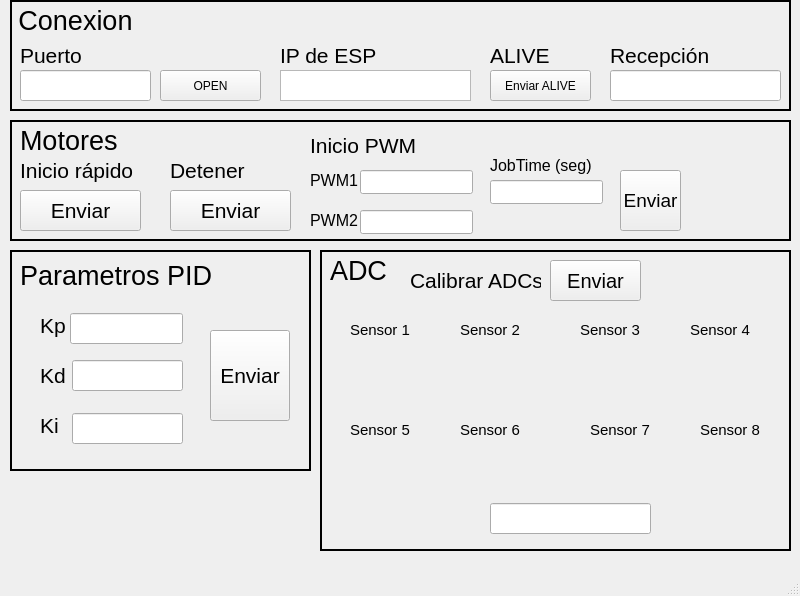
<?xml version="1.0" encoding="UTF-8"?>
<ui version="4.0">
 <class>MainWindow</class>
 <widget class="QMainWindow" name="MainWindow">
  <property name="geometry">
   <rect>
    <x>0</x>
    <y>0</y>
    <width>800</width>
    <height>596</height>
   </rect>
  </property>
  <property name="windowTitle">
   <string>MainWindow</string>
  </property>
  <widget class="QWidget" name="centralwidget">
   <widget class="QLabel" name="label_2">
    <property name="geometry">
     <rect>
      <x>20</x>
      <y>155</y>
      <width>121</width>
      <height>31</height>
     </rect>
    </property>
    <property name="text">
     <string>&lt;html&gt;&lt;head/&gt;&lt;body&gt;&lt;p&gt;&lt;span style=&quot; font-size:16pt;&quot;&gt;Inicio rápido&lt;/span&gt;&lt;/p&gt;&lt;/body&gt;&lt;/html&gt;</string>
    </property>
   </widget>
   <widget class="QFrame" name="frame_2">
    <property name="geometry">
     <rect>
      <x>10</x>
      <y>0</y>
      <width>781</width>
      <height>111</height>
     </rect>
    </property>
    <property name="frameShape">
     <enum>QFrame::Box</enum>
    </property>
    <property name="frameShadow">
     <enum>QFrame::Plain</enum>
    </property>
    <property name="lineWidth">
     <number>2</number>
    </property>
    <widget class="QLabel" name="label_5">
     <property name="geometry">
      <rect>
       <x>0</x>
       <y>0</y>
       <width>131</width>
       <height>41</height>
      </rect>
     </property>
     <property name="text">
      <string>&lt;html&gt;&lt;head/&gt;&lt;body&gt;&lt;p align=&quot;center&quot;&gt;&lt;span style=&quot; font-size:20pt;&quot;&gt;Conexion&lt;/span&gt;&lt;/p&gt;&lt;/body&gt;&lt;/html&gt;</string>
     </property>
    </widget>
    <widget class="QLineEdit" name="linea_port">
     <property name="geometry">
      <rect>
       <x>10</x>
       <y>70</y>
       <width>131</width>
       <height>31</height>
      </rect>
     </property>
    </widget>
    <widget class="QLabel" name="label">
     <property name="geometry">
      <rect>
       <x>10</x>
       <y>40</y>
       <width>61</width>
       <height>31</height>
      </rect>
     </property>
     <property name="text">
      <string>&lt;html&gt;&lt;head/&gt;&lt;body&gt;&lt;p&gt;&lt;span style=&quot; font-size:16pt;&quot;&gt;Puerto&lt;/span&gt;&lt;/p&gt;&lt;/body&gt;&lt;/html&gt;</string>
     </property>
    </widget>
    <widget class="QPushButton" name="boton_port">
     <property name="geometry">
      <rect>
       <x>150</x>
       <y>70</y>
       <width>101</width>
       <height>31</height>
      </rect>
     </property>
     <property name="text">
      <string>OPEN</string>
     </property>
    </widget>
    <widget class="QTextEdit" name="textEdit">
     <property name="geometry">
      <rect>
       <x>270</x>
       <y>70</y>
       <width>191</width>
       <height>31</height>
      </rect>
     </property>
    </widget>
    <widget class="QLabel" name="label_4">
     <property name="geometry">
      <rect>
       <x>270</x>
       <y>40</y>
       <width>101</width>
       <height>31</height>
      </rect>
     </property>
     <property name="text">
      <string>&lt;html&gt;&lt;head/&gt;&lt;body&gt;&lt;p&gt;&lt;span style=&quot; font-size:16pt;&quot;&gt;IP de ESP&lt;/span&gt;&lt;/p&gt;&lt;/body&gt;&lt;/html&gt;</string>
     </property>
    </widget>
    <widget class="QLabel" name="label_6">
     <property name="geometry">
      <rect>
       <x>480</x>
       <y>40</y>
       <width>71</width>
       <height>31</height>
      </rect>
     </property>
     <property name="text">
      <string>&lt;html&gt;&lt;head/&gt;&lt;body&gt;&lt;p&gt;&lt;span style=&quot; font-size:16pt;&quot;&gt;ALIVE&lt;/span&gt;&lt;/p&gt;&lt;/body&gt;&lt;/html&gt;</string>
     </property>
    </widget>
    <widget class="QLineEdit" name="linea_rec">
     <property name="geometry">
      <rect>
       <x>600</x>
       <y>70</y>
       <width>171</width>
       <height>31</height>
      </rect>
     </property>
    </widget>
    <widget class="QLabel" name="label_3">
     <property name="geometry">
      <rect>
       <x>600</x>
       <y>40</y>
       <width>111</width>
       <height>31</height>
      </rect>
     </property>
     <property name="text">
      <string>&lt;html&gt;&lt;head/&gt;&lt;body&gt;&lt;p&gt;&lt;span style=&quot; font-size:16pt;&quot;&gt;Recepción&lt;/span&gt;&lt;/p&gt;&lt;/body&gt;&lt;/html&gt;</string>
     </property>
    </widget>
    <widget class="QPushButton" name="boton_env">
     <property name="geometry">
      <rect>
       <x>480</x>
       <y>70</y>
       <width>101</width>
       <height>31</height>
      </rect>
     </property>
     <property name="text">
      <string>Enviar ALIVE</string>
     </property>
    </widget>
    <widget class="QLabel" name="label_vivo">
     <property name="geometry">
      <rect>
       <x>480</x>
       <y>16</y>
       <width>91</width>
       <height>20</height>
      </rect>
     </property>
     <property name="text">
      <string/>
     </property>
    </widget>
   </widget>
   <widget class="QLabel" name="label_7">
    <property name="geometry">
     <rect>
      <x>20</x>
      <y>120</y>
      <width>101</width>
      <height>41</height>
     </rect>
    </property>
    <property name="text">
     <string>&lt;html&gt;&lt;head/&gt;&lt;body&gt;&lt;p&gt;&lt;span style=&quot; font-size:20pt;&quot;&gt;Motores&lt;/span&gt;&lt;/p&gt;&lt;/body&gt;&lt;/html&gt;</string>
    </property>
   </widget>
   <widget class="QPushButton" name="boton_mot_start">
    <property name="geometry">
     <rect>
      <x>20</x>
      <y>190</y>
      <width>121</width>
      <height>41</height>
     </rect>
    </property>
    <property name="font">
     <font>
      <pointsize>16</pointsize>
     </font>
    </property>
    <property name="text">
     <string>Enviar</string>
    </property>
   </widget>
   <widget class="QLabel" name="label_8">
    <property name="geometry">
     <rect>
      <x>170</x>
      <y>155</y>
      <width>91</width>
      <height>31</height>
     </rect>
    </property>
    <property name="text">
     <string>&lt;html&gt;&lt;head/&gt;&lt;body&gt;&lt;p&gt;&lt;span style=&quot; font-size:16pt;&quot;&gt;Detener&lt;/span&gt;&lt;/p&gt;&lt;/body&gt;&lt;/html&gt;</string>
    </property>
   </widget>
   <widget class="QLabel" name="label_10">
    <property name="geometry">
     <rect>
      <x>20</x>
      <y>250</y>
      <width>191</width>
      <height>51</height>
     </rect>
    </property>
    <property name="text">
     <string>&lt;html&gt;&lt;head/&gt;&lt;body&gt;&lt;p&gt;&lt;span style=&quot; font-size:20pt;&quot;&gt;Parametros PID&lt;/span&gt;&lt;/p&gt;&lt;/body&gt;&lt;/html&gt;</string>
    </property>
   </widget>
   <widget class="QFrame" name="frame_3">
    <property name="geometry">
     <rect>
      <x>10</x>
      <y>120</y>
      <width>781</width>
      <height>121</height>
     </rect>
    </property>
    <property name="frameShape">
     <enum>QFrame::Box</enum>
    </property>
    <property name="frameShadow">
     <enum>QFrame::Plain</enum>
    </property>
    <property name="lineWidth">
     <number>2</number>
    </property>
    <widget class="QPushButton" name="boton_stop_mot">
     <property name="geometry">
      <rect>
       <x>160</x>
       <y>70</y>
       <width>121</width>
       <height>41</height>
      </rect>
     </property>
     <property name="font">
      <font>
       <pointsize>16</pointsize>
      </font>
     </property>
     <property name="text">
      <string>Enviar</string>
     </property>
    </widget>
    <widget class="QLabel" name="label_9">
     <property name="geometry">
      <rect>
       <x>300</x>
       <y>0</y>
       <width>111</width>
       <height>51</height>
      </rect>
     </property>
     <property name="text">
      <string>&lt;html&gt;&lt;head/&gt;&lt;body&gt;&lt;p&gt;&lt;span style=&quot; font-size:16pt;&quot;&gt;Inicio PWM&lt;/span&gt;&lt;/p&gt;&lt;/body&gt;&lt;/html&gt;</string>
     </property>
    </widget>
    <widget class="QLineEdit" name="lineaPWM1">
     <property name="geometry">
      <rect>
       <x>350</x>
       <y>50</y>
       <width>113</width>
       <height>24</height>
      </rect>
     </property>
    </widget>
    <widget class="QLineEdit" name="lineaPWM2">
     <property name="geometry">
      <rect>
       <x>350</x>
       <y>90</y>
       <width>113</width>
       <height>24</height>
      </rect>
     </property>
    </widget>
    <widget class="QPushButton" name="bot_jobtime">
     <property name="geometry">
      <rect>
       <x>610</x>
       <y>50</y>
       <width>61</width>
       <height>61</height>
      </rect>
     </property>
     <property name="font">
      <font>
       <pointsize>14</pointsize>
      </font>
     </property>
     <property name="text">
      <string>Enviar</string>
     </property>
    </widget>
    <widget class="QLabel" name="label_14">
     <property name="geometry">
      <rect>
       <x>300</x>
       <y>40</y>
       <width>51</width>
       <height>41</height>
      </rect>
     </property>
     <property name="text">
      <string>&lt;html&gt;&lt;head/&gt;&lt;body&gt;&lt;p&gt;&lt;span style=&quot; font-size:12pt;&quot;&gt;PWM1&lt;/span&gt;&lt;/p&gt;&lt;/body&gt;&lt;/html&gt;</string>
     </property>
    </widget>
    <widget class="QLabel" name="label_15">
     <property name="geometry">
      <rect>
       <x>300</x>
       <y>80</y>
       <width>49</width>
       <height>41</height>
      </rect>
     </property>
     <property name="text">
      <string>&lt;html&gt;&lt;head/&gt;&lt;body&gt;&lt;p&gt;&lt;span style=&quot; font-size:12pt;&quot;&gt;PWM2&lt;/span&gt;&lt;/p&gt;&lt;/body&gt;&lt;/html&gt;</string>
     </property>
    </widget>
    <widget class="QLineEdit" name="lineaJobtime">
     <property name="geometry">
      <rect>
       <x>480</x>
       <y>60</y>
       <width>113</width>
       <height>24</height>
      </rect>
     </property>
    </widget>
    <widget class="QLabel" name="label_18">
     <property name="geometry">
      <rect>
       <x>480</x>
       <y>30</y>
       <width>101</width>
       <height>31</height>
      </rect>
     </property>
     <property name="text">
      <string>&lt;html&gt;&lt;head/&gt;&lt;body&gt;&lt;p&gt;&lt;span style=&quot; font-size:12pt;&quot;&gt;JobTime (seg)&lt;/span&gt;&lt;/p&gt;&lt;/body&gt;&lt;/html&gt;</string>
     </property>
    </widget>
    <widget class="QLabel" name="mot_ok">
     <property name="geometry">
      <rect>
       <x>480</x>
       <y>90</y>
       <width>111</width>
       <height>21</height>
      </rect>
     </property>
     <property name="text">
      <string/>
     </property>
    </widget>
   </widget>
   <widget class="QFrame" name="frame_4">
    <property name="geometry">
     <rect>
      <x>10</x>
      <y>250</y>
      <width>301</width>
      <height>221</height>
     </rect>
    </property>
    <property name="frameShape">
     <enum>QFrame::Box</enum>
    </property>
    <property name="frameShadow">
     <enum>QFrame::Plain</enum>
    </property>
    <property name="lineWidth">
     <number>2</number>
    </property>
    <widget class="QLabel" name="label_11">
     <property name="geometry">
      <rect>
       <x>30</x>
       <y>60</y>
       <width>49</width>
       <height>31</height>
      </rect>
     </property>
     <property name="text">
      <string>&lt;html&gt;&lt;head/&gt;&lt;body&gt;&lt;p&gt;&lt;span style=&quot; font-size:16pt;&quot;&gt;Kp&lt;/span&gt;&lt;/p&gt;&lt;/body&gt;&lt;/html&gt;</string>
     </property>
    </widget>
    <widget class="QLabel" name="label_12">
     <property name="geometry">
      <rect>
       <x>30</x>
       <y>110</y>
       <width>49</width>
       <height>31</height>
      </rect>
     </property>
     <property name="text">
      <string>&lt;html&gt;&lt;head/&gt;&lt;body&gt;&lt;p&gt;&lt;span style=&quot; font-size:16pt;&quot;&gt;Kd&lt;/span&gt;&lt;/p&gt;&lt;/body&gt;&lt;/html&gt;</string>
     </property>
    </widget>
    <widget class="QLabel" name="label_13">
     <property name="geometry">
      <rect>
       <x>30</x>
       <y>160</y>
       <width>49</width>
       <height>31</height>
      </rect>
     </property>
     <property name="text">
      <string>&lt;html&gt;&lt;head/&gt;&lt;body&gt;&lt;p&gt;&lt;span style=&quot; font-size:16pt;&quot;&gt;Ki&lt;/span&gt;&lt;/p&gt;&lt;/body&gt;&lt;/html&gt;</string>
     </property>
    </widget>
    <widget class="QLineEdit" name="lineaKp">
     <property name="geometry">
      <rect>
       <x>60</x>
       <y>63</y>
       <width>113</width>
       <height>31</height>
      </rect>
     </property>
    </widget>
    <widget class="QLineEdit" name="lineaKd">
     <property name="geometry">
      <rect>
       <x>62</x>
       <y>110</y>
       <width>111</width>
       <height>31</height>
      </rect>
     </property>
    </widget>
    <widget class="QLineEdit" name="lineaKi">
     <property name="geometry">
      <rect>
       <x>62</x>
       <y>163</y>
       <width>111</width>
       <height>31</height>
      </rect>
     </property>
    </widget>
    <widget class="QPushButton" name="bot_PID">
     <property name="geometry">
      <rect>
       <x>200</x>
       <y>80</y>
       <width>80</width>
       <height>91</height>
      </rect>
     </property>
     <property name="font">
      <font>
       <pointsize>16</pointsize>
      </font>
     </property>
     <property name="text">
      <string>Enviar</string>
     </property>
    </widget>
   </widget>
   <widget class="QFrame" name="frame_5">
    <property name="geometry">
     <rect>
      <x>320</x>
      <y>250</y>
      <width>471</width>
      <height>301</height>
     </rect>
    </property>
    <property name="frameShape">
     <enum>QFrame::Box</enum>
    </property>
    <property name="frameShadow">
     <enum>QFrame::Plain</enum>
    </property>
    <property name="lineWidth">
     <number>2</number>
    </property>
    <widget class="QLabel" name="label_16">
     <property name="geometry">
      <rect>
       <x>10</x>
       <y>0</y>
       <width>71</width>
       <height>41</height>
      </rect>
     </property>
     <property name="text">
      <string>&lt;html&gt;&lt;head/&gt;&lt;body&gt;&lt;p&gt;&lt;span style=&quot; font-size:20pt;&quot;&gt;ADC&lt;/span&gt;&lt;/p&gt;&lt;/body&gt;&lt;/html&gt;</string>
     </property>
    </widget>
    <widget class="QLabel" name="label_17">
     <property name="geometry">
      <rect>
       <x>90</x>
       <y>10</y>
       <width>131</width>
       <height>41</height>
      </rect>
     </property>
     <property name="text">
      <string>&lt;html&gt;&lt;head/&gt;&lt;body&gt;&lt;p&gt;&lt;span style=&quot; font-size:16pt;&quot;&gt;Calibrar ADCs&lt;/span&gt;&lt;/p&gt;&lt;/body&gt;&lt;/html&gt;</string>
     </property>
    </widget>
    <widget class="QPushButton" name="bot_calib">
     <property name="geometry">
      <rect>
       <x>230</x>
       <y>10</y>
       <width>91</width>
       <height>41</height>
      </rect>
     </property>
     <property name="font">
      <font>
       <pointsize>15</pointsize>
      </font>
     </property>
     <property name="text">
      <string>Enviar</string>
     </property>
    </widget>
    <widget class="QLabel" name="label_19">
     <property name="geometry">
      <rect>
       <x>30</x>
       <y>70</y>
       <width>61</width>
       <height>21</height>
      </rect>
     </property>
     <property name="text">
      <string>&lt;html&gt;&lt;head/&gt;&lt;body&gt;&lt;p&gt;&lt;span style=&quot; font-size:11pt;&quot;&gt;Sensor 1&lt;/span&gt;&lt;/p&gt;&lt;/body&gt;&lt;/html&gt;</string>
     </property>
    </widget>
    <widget class="QLabel" name="sens1">
     <property name="geometry">
      <rect>
       <x>30</x>
       <y>100</y>
       <width>61</width>
       <height>31</height>
      </rect>
     </property>
     <property name="text">
      <string/>
     </property>
    </widget>
    <widget class="QLabel" name="sens2">
     <property name="geometry">
      <rect>
       <x>140</x>
       <y>100</y>
       <width>61</width>
       <height>31</height>
      </rect>
     </property>
     <property name="text">
      <string/>
     </property>
    </widget>
    <widget class="QLabel" name="label_22">
     <property name="geometry">
      <rect>
       <x>140</x>
       <y>70</y>
       <width>61</width>
       <height>21</height>
      </rect>
     </property>
     <property name="text">
      <string>&lt;html&gt;&lt;head/&gt;&lt;body&gt;&lt;p&gt;&lt;span style=&quot; font-size:11pt;&quot;&gt;Sensor 2&lt;/span&gt;&lt;/p&gt;&lt;/body&gt;&lt;/html&gt;</string>
     </property>
    </widget>
    <widget class="QLabel" name="label_23">
     <property name="geometry">
      <rect>
       <x>370</x>
       <y>70</y>
       <width>61</width>
       <height>21</height>
      </rect>
     </property>
     <property name="text">
      <string>&lt;html&gt;&lt;head/&gt;&lt;body&gt;&lt;p&gt;&lt;span style=&quot; font-size:11pt;&quot;&gt;Sensor 4&lt;/span&gt;&lt;/p&gt;&lt;/body&gt;&lt;/html&gt;</string>
     </property>
    </widget>
    <widget class="QLabel" name="label_24">
     <property name="geometry">
      <rect>
       <x>260</x>
       <y>70</y>
       <width>61</width>
       <height>21</height>
      </rect>
     </property>
     <property name="text">
      <string>&lt;html&gt;&lt;head/&gt;&lt;body&gt;&lt;p&gt;&lt;span style=&quot; font-size:11pt;&quot;&gt;Sensor 3&lt;/span&gt;&lt;/p&gt;&lt;/body&gt;&lt;/html&gt;</string>
     </property>
    </widget>
    <widget class="QLabel" name="label_25">
     <property name="geometry">
      <rect>
       <x>30</x>
       <y>170</y>
       <width>61</width>
       <height>21</height>
      </rect>
     </property>
     <property name="text">
      <string>&lt;html&gt;&lt;head/&gt;&lt;body&gt;&lt;p&gt;&lt;span style=&quot; font-size:11pt;&quot;&gt;Sensor 5&lt;/span&gt;&lt;/p&gt;&lt;/body&gt;&lt;/html&gt;</string>
     </property>
    </widget>
    <widget class="QLabel" name="label_26">
     <property name="geometry">
      <rect>
       <x>140</x>
       <y>170</y>
       <width>61</width>
       <height>21</height>
      </rect>
     </property>
     <property name="text">
      <string>&lt;html&gt;&lt;head/&gt;&lt;body&gt;&lt;p&gt;&lt;span style=&quot; font-size:11pt;&quot;&gt;Sensor 6&lt;/span&gt;&lt;/p&gt;&lt;/body&gt;&lt;/html&gt;</string>
     </property>
    </widget>
    <widget class="QLabel" name="label_27">
     <property name="geometry">
      <rect>
       <x>270</x>
       <y>170</y>
       <width>61</width>
       <height>21</height>
      </rect>
     </property>
     <property name="text">
      <string>&lt;html&gt;&lt;head/&gt;&lt;body&gt;&lt;p&gt;&lt;span style=&quot; font-size:11pt;&quot;&gt;Sensor 7&lt;/span&gt;&lt;/p&gt;&lt;/body&gt;&lt;/html&gt;</string>
     </property>
    </widget>
    <widget class="QLabel" name="label_28">
     <property name="geometry">
      <rect>
       <x>380</x>
       <y>170</y>
       <width>61</width>
       <height>21</height>
      </rect>
     </property>
     <property name="text">
      <string>&lt;html&gt;&lt;head/&gt;&lt;body&gt;&lt;p&gt;&lt;span style=&quot; font-size:11pt;&quot;&gt;Sensor 8&lt;/span&gt;&lt;/p&gt;&lt;/body&gt;&lt;/html&gt;</string>
     </property>
    </widget>
    <widget class="QLabel" name="sens3">
     <property name="geometry">
      <rect>
       <x>260</x>
       <y>100</y>
       <width>61</width>
       <height>31</height>
      </rect>
     </property>
     <property name="text">
      <string/>
     </property>
    </widget>
    <widget class="QLabel" name="sens4">
     <property name="geometry">
      <rect>
       <x>370</x>
       <y>100</y>
       <width>61</width>
       <height>31</height>
      </rect>
     </property>
     <property name="text">
      <string/>
     </property>
    </widget>
    <widget class="QLabel" name="sens5">
     <property name="geometry">
      <rect>
       <x>30</x>
       <y>200</y>
       <width>61</width>
       <height>31</height>
      </rect>
     </property>
     <property name="text">
      <string/>
     </property>
    </widget>
    <widget class="QLabel" name="sens6">
     <property name="geometry">
      <rect>
       <x>140</x>
       <y>200</y>
       <width>61</width>
       <height>31</height>
      </rect>
     </property>
     <property name="text">
      <string/>
     </property>
    </widget>
    <widget class="QLabel" name="sens7">
     <property name="geometry">
      <rect>
       <x>270</x>
       <y>200</y>
       <width>61</width>
       <height>31</height>
      </rect>
     </property>
     <property name="text">
      <string/>
     </property>
    </widget>
    <widget class="QLabel" name="sens8">
     <property name="geometry">
      <rect>
       <x>380</x>
       <y>200</y>
       <width>61</width>
       <height>31</height>
      </rect>
     </property>
     <property name="text">
      <string/>
     </property>
    </widget>
    <widget class="QLineEdit" name="line_sens">
     <property name="geometry">
      <rect>
       <x>170</x>
       <y>253</y>
       <width>161</width>
       <height>31</height>
      </rect>
     </property>
    </widget>
   </widget>
   <zorder>frame_4</zorder>
   <zorder>frame_3</zorder>
   <zorder>frame_2</zorder>
   <zorder>label_2</zorder>
   <zorder>label_7</zorder>
   <zorder>boton_mot_start</zorder>
   <zorder>label_8</zorder>
   <zorder>label_10</zorder>
   <zorder>frame_5</zorder>
  </widget>
  <widget class="QMenuBar" name="menubar">
   <property name="geometry">
    <rect>
     <x>0</x>
     <y>0</y>
     <width>800</width>
     <height>21</height>
    </rect>
   </property>
  </widget>
  <widget class="QStatusBar" name="statusbar"/>
 </widget>
 <resources/>
 <connections/>
</ui>
